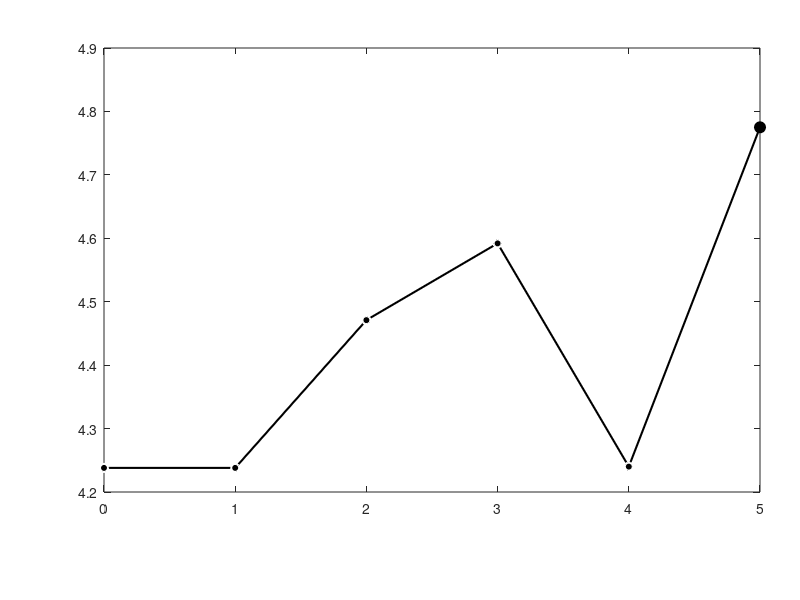

MATLAB code to generate this figure: (Note: this script raises an error after producing the figure.)
% figures_pm47.m
%
% Publikacni figura — iteracni historie G_PM4.7.
% Vystup: examples/IPW2026/figures/fig_pm47_iterations.tif
%
% IPW 2026: 17x8 cm, 600 dpi, Times New Roman 10 pt
%
% (c) S. Glanc, 2026

thisDir = fileparts(mfilename('fullpath'));
if isempty(thisDir), thisDir = pwd; end

outDir  = fullfile(thisDir, 'figures');
if ~exist(outDir, 'dir'), mkdir(outDir); end
outPath = fullfile(outDir, 'fig_pm47_iterations.tif');

%% ── Data ──────────────────────────────────────────────────────────────
matFile = fullfile(thisDir, 'reliability_results_PM47.mat');

beta_fallback = [4.238, 4.238, 4.471, 4.592, 4.240, 4.775];

if exist(matFile, 'file')
    d = load(matFile, 'history');
    if isfield(d, 'history') && ~isempty(d.history)
        beta_vals = [4.238, [d.history.beta]];
    else
        beta_vals = beta_fallback;
    end
else
    beta_vals = beta_fallback;
end

x         = 0:(numel(beta_vals)-1);
beta_prac = beta_vals(1);
beta_tgt  = 4.7;

upgrade_labels = {
    'Group 5 (vert.): TR\,38\times3.2 \rightarrow TR\,38\times3.6'
    'Group 5 (vert.): TR\,38\times3.6 \rightarrow TR\,42.4\times3.2'
    'Group 3 (diag.): TR\,82.5\times3.6 \rightarrow TR\,76.1\times4.0'
    'Group 3 (diag.): TR\,76.1\times4.0 \rightarrow TR\,88.9\times4.0'
};

%% ── Figure ────────────────────────────────────────────────────────────
fig = figure('Visible', 'off', 'Units', 'centimeters', 'Position', [0 0 17 8]);

ax = axes(fig, 'Units', 'normalized', 'Position', [0.13 0.18 0.82 0.74]);

% Krivka beta
plot(ax, x, beta_vals, '-o', ...
    'Color',           [0 0 0], ...
    'LineWidth',       1.5, ...
    'MarkerSize',      6, ...
    'MarkerFaceColor', [0 0 0], ...
    'MarkerEdgeColor', [1 1 1]);
hold(ax, 'on');

% Posledni bod (G_PM4.7)
plot(ax, x(end), beta_vals(end), 'o', ...
    'MarkerSize',      8, ...
    'MarkerFaceColor', [0 0 0], ...
    'MarkerEdgeColor', [0 0 0]);

% Referencni cary
yline(ax, beta_tgt,  '--k', 'LineWidth', 1.0);
yline(ax, beta_prac, ':k',  'LineWidth', 0.8);

% Popisky referencnich car
text(ax, x(2), beta_tgt + 0.03, '$\beta_t = 4.7$', ...
    'Interpreter', 'latex', ...
    'HorizontalAlignment', 'right', ...
    'FontName', 'Times New Roman', 'FontSize', 9);

% text(ax, 0.05, beta_prac - 0.035, '$G_\mathrm{practice}$', ...
%     'Interpreter', 'latex', ...
%     'VerticalAlignment', 'top', ...
%     'FontName', 'Times New Roman', 'FontSize', 9);

% Popisky bodu x=0 a x=5
text(ax, 0, beta_vals(1) + 0.04, '$G_\mathrm{practice}$', ...
    'Interpreter', 'latex', ...
    'HorizontalAlignment', 'center', ...
    'VerticalAlignment', 'bottom', ...
    'FontName', 'Times New Roman', 'FontSize', 9);

text(ax, x(end), beta_vals(end) + 0.04, '$G_\mathrm{PM4.7}$', ...
    'Interpreter', 'latex', ...
    'HorizontalAlignment', 'center', ...
    'VerticalAlignment', 'bottom', ...
    'FontName', 'Times New Roman', 'FontSize', 9);

% Osy
ax.XTick      = x;
ax.XTickLabel = {'0','1','2','3','4','5'};
ax.FontName   = 'Times New Roman';
ax.FontSize   = 10;

xlabel(ax, 'Iteration $[-]$',            'Interpreter', 'latex', 'FontSize', 10);
ylabel(ax, 'Reliability index $\beta\;[-]$', 'Interpreter', 'latex', 'FontSize', 10);

ylim(ax, [4.10, 4.92]);
xlim(ax, [-0.4, x(end)+0.4]);
grid(ax, 'on');
ax.GridAlpha = 0.25;
box(ax, 'on');


%% ── Export ────────────────────────────────────────────────────────────
set(fig, 'Renderer', 'painters');
exportgraphics(fig, outPath, 'ContentType', 'image', 'Resolution', 600);
fprintf('Saved: %s\n', outPath);
close(fig);
